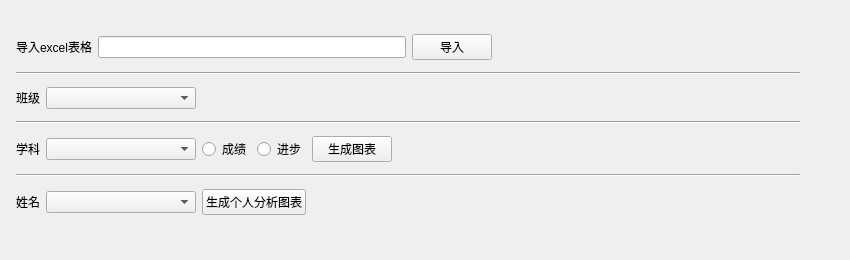
<?xml version="1.0" encoding="UTF-8"?>
<ui version="4.0">
 <class>Form</class>
 <widget class="QWidget" name="Form">
  <property name="enabled">
   <bool>true</bool>
  </property>
  <property name="geometry">
   <rect>
    <x>0</x>
    <y>0</y>
    <width>850</width>
    <height>260</height>
   </rect>
  </property>
  <property name="minimumSize">
   <size>
    <width>850</width>
    <height>260</height>
   </size>
  </property>
  <property name="maximumSize">
   <size>
    <width>850</width>
    <height>260</height>
   </size>
  </property>
  <property name="windowTitle">
   <string>成绩分析App</string>
  </property>
  <widget class="QWidget" name="layoutWidget">
   <property name="geometry">
    <rect>
     <x>0</x>
     <y>2</y>
     <width>800</width>
     <height>224</height>
    </rect>
   </property>
   <layout class="QVBoxLayout" name="verticalLayout">
    <property name="leftMargin">
     <number>16</number>
    </property>
    <property name="topMargin">
     <number>26</number>
    </property>
    <item>
     <layout class="QHBoxLayout" name="horizontalLayout">
      <item>
       <widget class="QLabel" name="label_input">
        <property name="text">
         <string>导入excel表格</string>
        </property>
       </widget>
      </item>
      <item>
       <widget class="QLineEdit" name="lineEdit_input"/>
      </item>
      <item>
       <widget class="QPushButton" name="btn_input">
        <property name="text">
         <string>导入</string>
        </property>
       </widget>
      </item>
      <item>
       <spacer name="horizontalSpacer_4">
        <property name="orientation">
         <enum>Qt::Horizontal</enum>
        </property>
        <property name="sizeHint" stdset="0">
         <size>
          <width>40</width>
          <height>20</height>
         </size>
        </property>
       </spacer>
      </item>
     </layout>
    </item>
    <item>
     <widget class="Line" name="line">
      <property name="orientation">
       <enum>Qt::Horizontal</enum>
      </property>
     </widget>
    </item>
    <item>
     <layout class="QHBoxLayout" name="horizontalLayout_2">
      <property name="sizeConstraint">
       <enum>QLayout::SetDefaultConstraint</enum>
      </property>
      <item>
       <widget class="QLabel" name="label_class">
        <property name="maximumSize">
         <size>
          <width>100</width>
          <height>16777215</height>
         </size>
        </property>
        <property name="text">
         <string>班级</string>
        </property>
       </widget>
      </item>
      <item>
       <widget class="QComboBox" name="cb_class">
        <property name="minimumSize">
         <size>
          <width>150</width>
          <height>0</height>
         </size>
        </property>
        <property name="maximumSize">
         <size>
          <width>300</width>
          <height>16777215</height>
         </size>
        </property>
       </widget>
      </item>
      <item>
       <spacer name="horizontalSpacer">
        <property name="orientation">
         <enum>Qt::Horizontal</enum>
        </property>
        <property name="sizeHint" stdset="0">
         <size>
          <width>40</width>
          <height>20</height>
         </size>
        </property>
       </spacer>
      </item>
     </layout>
    </item>
    <item>
     <widget class="Line" name="line_3">
      <property name="orientation">
       <enum>Qt::Horizontal</enum>
      </property>
     </widget>
    </item>
    <item>
     <layout class="QHBoxLayout" name="horizontalLayout_3">
      <item>
       <widget class="QLabel" name="label_course">
        <property name="maximumSize">
         <size>
          <width>100</width>
          <height>16777215</height>
         </size>
        </property>
        <property name="text">
         <string>学科</string>
        </property>
       </widget>
      </item>
      <item>
       <widget class="QComboBox" name="cb_course">
        <property name="minimumSize">
         <size>
          <width>150</width>
          <height>0</height>
         </size>
        </property>
       </widget>
      </item>
      <item>
       <widget class="QRadioButton" name="rb_score">
        <property name="text">
         <string>成绩</string>
        </property>
       </widget>
      </item>
      <item>
       <widget class="QRadioButton" name="rb_rank">
        <property name="text">
         <string>进步</string>
        </property>
       </widget>
      </item>
      <item>
       <widget class="QPushButton" name="btn_plot">
        <property name="text">
         <string>生成图表</string>
        </property>
       </widget>
      </item>
      <item>
       <spacer name="horizontalSpacer_2">
        <property name="orientation">
         <enum>Qt::Horizontal</enum>
        </property>
        <property name="sizeHint" stdset="0">
         <size>
          <width>40</width>
          <height>20</height>
         </size>
        </property>
       </spacer>
      </item>
     </layout>
    </item>
    <item>
     <widget class="Line" name="line_2">
      <property name="orientation">
       <enum>Qt::Horizontal</enum>
      </property>
     </widget>
    </item>
    <item>
     <layout class="QHBoxLayout" name="horizontalLayout_4">
      <item>
       <widget class="QLabel" name="label_name">
        <property name="maximumSize">
         <size>
          <width>100</width>
          <height>16777215</height>
         </size>
        </property>
        <property name="text">
         <string>姓名</string>
        </property>
       </widget>
      </item>
      <item>
       <widget class="QComboBox" name="cb_name">
        <property name="minimumSize">
         <size>
          <width>150</width>
          <height>0</height>
         </size>
        </property>
       </widget>
      </item>
      <item>
       <widget class="QPushButton" name="btn_p_plot">
        <property name="text">
         <string>生成个人分析图表</string>
        </property>
       </widget>
      </item>
      <item>
       <spacer name="horizontalSpacer_3">
        <property name="orientation">
         <enum>Qt::Horizontal</enum>
        </property>
        <property name="sizeHint" stdset="0">
         <size>
          <width>40</width>
          <height>20</height>
         </size>
        </property>
       </spacer>
      </item>
     </layout>
    </item>
   </layout>
  </widget>
 </widget>
 <resources/>
 <connections/>
</ui>
